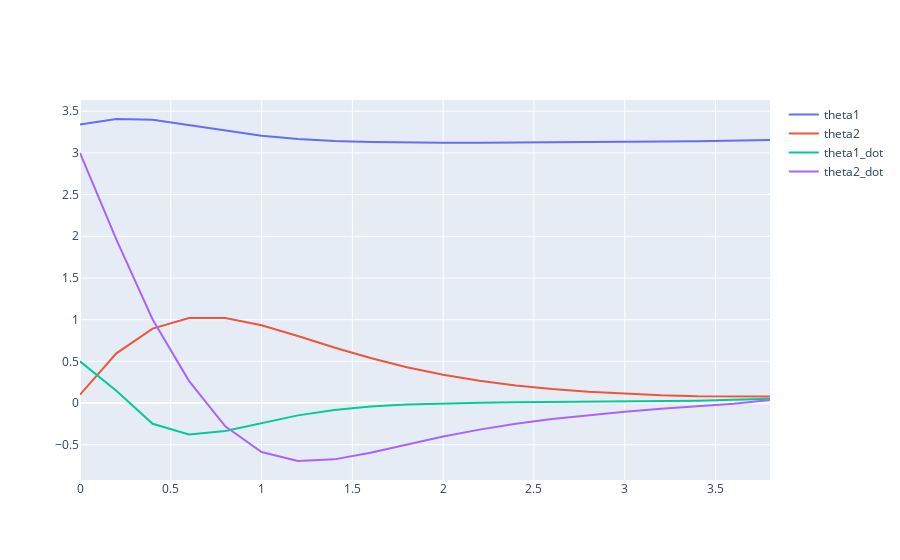

The notebook cell this image was saved under:
### Code cell
x0 = torch.tensor([np.pi+.2, .1, 0.5, 3.], dtype=vf.dtype)
v, res = V(x0)
sys.plot_result(res).show()
